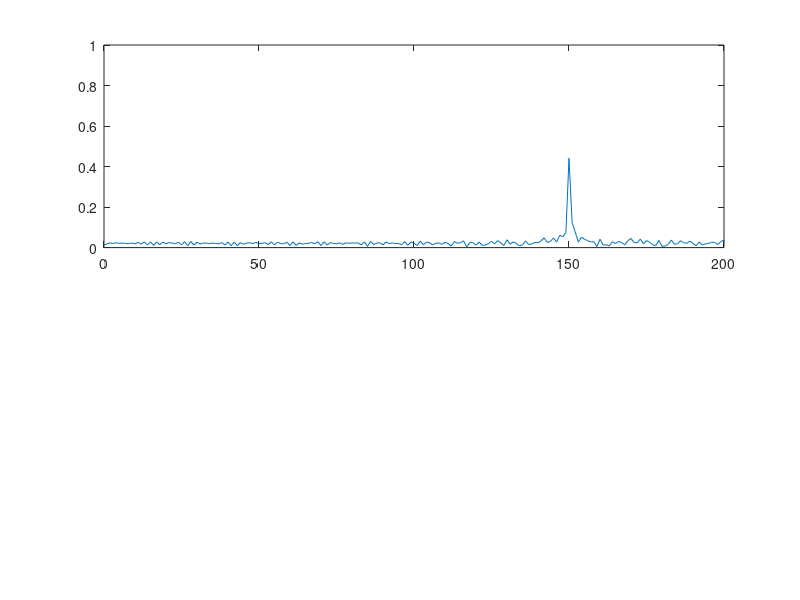
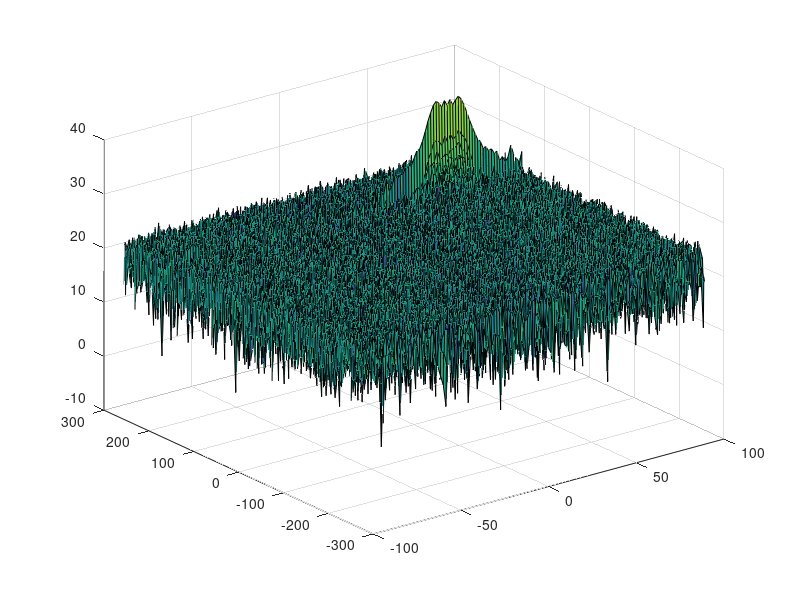
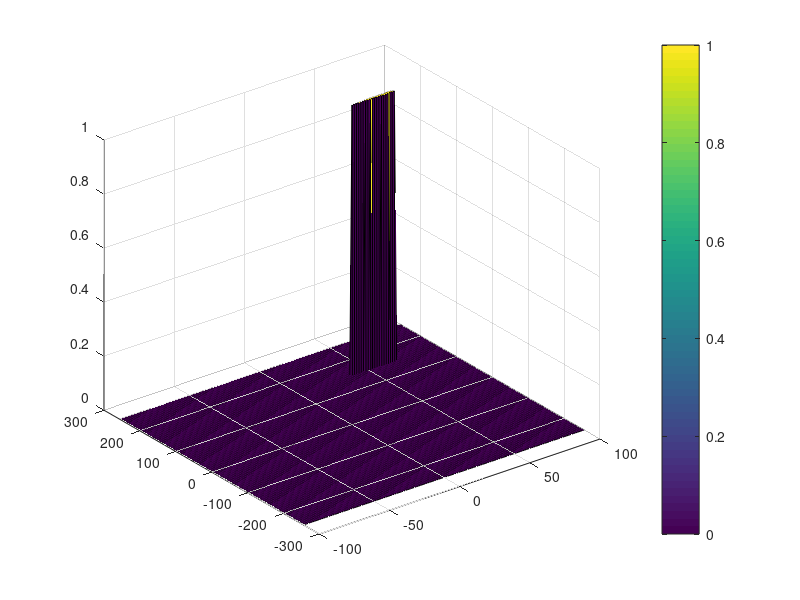

These figures' MATLAB source, in order:
clc;

%% Radar Specifications 
%%%%%%%%%%%%%%%%%%%%%%%%%%%
% Frequency of operation = 77GHz
% Max Range = 200m
% Range Resolution = 1 m
% Max Velocity = 100 m/s
%%%%%%%%%%%%%%%%%%%%%%%%%%%

%speed of light = 3e8

range_max = 200;
range_res = 1;
vel_max = 70;
vel_res = 3;
c = 3e8;

%% User Defined Range and Velocity of target
% *%TODO* :
% define the target's initial position and velocity. Note : Velocity
% remains contant
R_init = 150;
vel = 60;


%% FMCW Waveform Generation

% *%TODO* :
%Design the FMCW waveform by giving the specs of each of its parameters.
% Calculate the Bandwidth (B), Chirp Time (Tchirp) and Slope (slope) of the FMCW
% chirp using the requirements above.
Ts = (5.5 * 2 * range_max) / c ;

Bandwidth = c / (2 * range_res);

a = Bandwidth / Ts;


%Operating carrier frequency of Radar 
fc= 77e9;             %carrier freq

                                                          
%The number of chirps in one sequence. Its ideal to have 2^ value for the ease of running the FFT
%for Doppler Estimation. 
Nd=128;                   % #of doppler cells OR #of sent periods % number of chirps

%The number of samples on each chirp. 
Nr=1024;                  %for length of time OR # of range cells

% Timestamp for running the displacement scenario for every sample on each
% chirp
t=linspace(0,Nd*Ts,Nr*Nd); %total time for samples

%distance over time
R = R_init + vel * t;
delay = (2 * R) / c;
Tx = cos(2 * pi * (fc *  t           + ((a *  rem(t,Nr)         .^2) / 2)));
Rx = cos(2 * pi * (fc * (t - delay)  + ((a * (rem(t,Nr) - delay).^2) / 2)));
Mix = Tx .* Rx;


%% RANGE MEASUREMENT


 % *%TODO* :
%reshape the vector into Nr*Nd array. Nr and Nd here would also define the size of
%Range and Doppler FFT respectively.
Mix = reshape(Mix,[Nr,Nd]);

 % *%TODO* :
%run the FFT on the beat signal along the range bins dimension (Nr) and
%normalize.
Mix_fft = fft(Mix,Nr);
Mix_fft = Mix_fft / Nr;

 % *%TODO* :
% Take the absolute value of FFT output
Mix_fft_2s = abs(Mix_fft);

 % *%TODO* :
% Output of FFT is double sided signal, but we are interested in only one side of the spectrum.
% Hence we throw out half of the samples.
Mix_fft_1s = Mix_fft_2s(1:Nr/2 + 1,:);
Mix_fft_1s(2:end-1,:) = 2 * Mix_fft_1s(2:end-1,:);
f = (1/t(2))*(0:(Nr/2))/Nr;
range = (c * Ts * f) / (2 * Bandwidth);


%plotting the range
figure ('Name','Range from First FFT')
subplot(2,1,1)

 % *%TODO* :
 % plot FFT output
plot(range,Mix_fft_1s(:,1));

 
axis ([0 range_max 0 1]);



%% RANGE DOPPLER RESPONSE
% The 2D FFT implementation is already provided here. This will run a 2DFFT
% on the mixed signal (beat signal) output and generate a range doppler
% map.You will implement CFAR on the generated RDM


% Range Doppler Map Generation.

% The output of the 2D FFT is an image that has reponse in the range and
% doppler FFT bins. So, it is important to convert the axis from bin sizes
% to range and doppler based on their Max values.

Mix=reshape(Mix,[Nr,Nd]);

% 2D FFT using the FFT size for both dimensions.
sig_fft2 = fft2(Mix,Nr,Nd);

% Taking just one side of signal from Range dimension.
sig_fft2 = sig_fft2(1:Nr/2,1:Nd);
sig_fft2 = fftshift (sig_fft2);
RDM = abs(sig_fft2);
RDM = 10*log10(RDM) ;

%use the surf function to plot the output of 2DFFT and to show axis in both
%dimensions
doppler_axis = linspace(-100,100,Nd);
range_axis = linspace(-200,200,Nr/2)*((Nr/2)/400);
figure,surf(doppler_axis,range_axis,RDM);

%% CFAR implementation

%Slide Window through the complete Range Doppler Map
%Select the number of Training Cells in both the dimensions.
Tr=20;
Td=18;


%Select the number of Guard Cells in both dimensions around the Cell under 
%test (CUT) for accurate estimation
Gr=3;
Gd=2;


% offset the threshold by SNR value in dB
offset=8;


%Create a vector to store noise_level for each iteration on training cells
noise_level = zeros(size(RDM));
Cut = zeros(size(RDM));



%design a loop such that it slides the CUT across range doppler map by
%giving margins at the edges for Training and Guard Cells.
%For every iteration sum the signal level within all the training
%cells. To sum convert the value from logarithmic to linear using db2pow
%function. Average the summed values for all of the training
%cells used. After averaging convert it back to logarithimic using pow2db.
%Further add the offset to it to determine the threshold. Next, compare the
%signal under CUT with this threshold. If the CUT level > threshold assign
%it a value of 1, else equate it to 0.
for i=Tr+Gr+1:Nr/2-(Gr+Tr)
    for j = Td+Gd+1:Nd-(Gd+Td)
        noise_level = sum(sum(db2pow(RDM([i-Tr-Gr:i-Gr-1 i+Gr:i+Gr+Tr-1],[j-Td-Gd:j-Gd-1 j+Gd:j+Gd+Td-1]))));
        thr = pow2db(noise_level/((2*(Td+Gd+1))^2 - (Gd*Gr) - 1));
        thr = thr + offset;
        
        Cut(i,j) = RDM(i,j);
        
        if Cut(i,j)<thr
            Cut(i,j)=0;
        else
            Cut(i,j)=1;
        end        
    end    
end


%display the CFAR output using the Surf function like we did for Range
%Doppler Response output.
figure,surf(doppler_axis,range_axis,Cut);
colorbar;


 
 